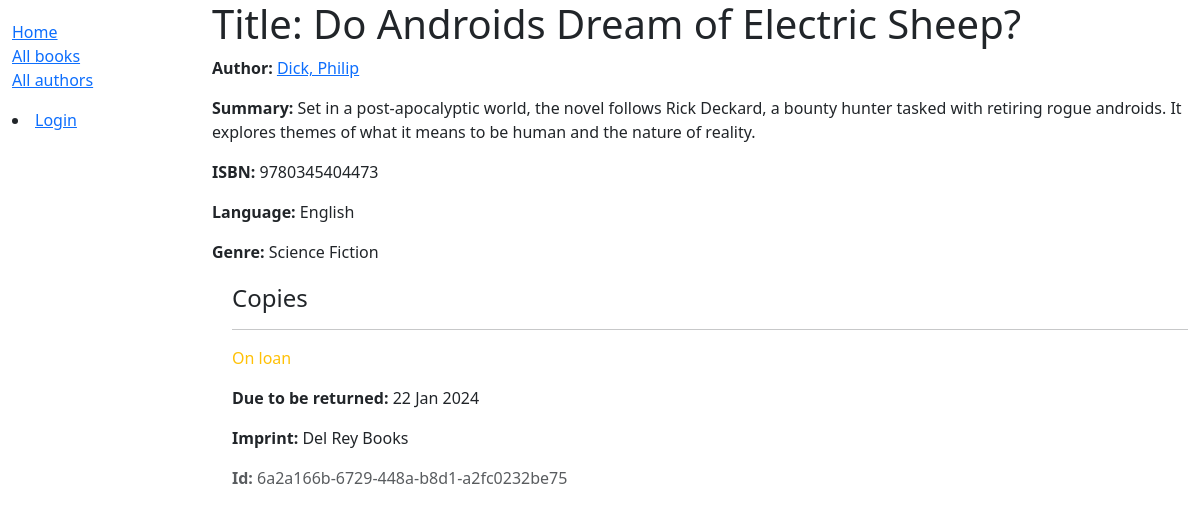
The app's page /catalog/book/7 with its own data.
### catalog/models.py (models this page shows, shortened)
class Book(models.Model):
    title = models.CharField(max_length=200)
    author = models.ForeignKey('Author', on_delete=models.RESTRICT, null=True)
    summary = models.TextField(
        max_length=1000, help_text="Enter a brief description of the book")
    isbn = models.CharField('ISBN', max_length=13,
                            unique=True,
                            help_text='13 Character <a href="https://www.isbn-international.org/content/what-isbn'
                                      '">ISBN number</a>')
    genre = models.ManyToManyField(
        Genre, help_text="Select a genre for this book")
    language = models.ForeignKey(
        'Language', on_delete=models.SET_NULL, null=True)
    class Meta:
        ordering = ['title', 'author']
    def display_genre(self):
        """Creates a string for the Genre. This is required to display genre in Admin."""
        return ', '.join([genre.name for genre in self.genre.all()[:3]])
    display_genre.short_description = 'Genre'

class Author(models.Model):
    first_name = models.CharField(max_length=100)
    last_name = models.CharField(max_length=100)
    date_of_birth = models.DateField(null=True, blank=True)
    date_of_death = models.DateField('died', null=True, blank=True)
    class Meta:
        ordering = ['last_name', 'first_name']
    def __str__(self):
        return f'{self.last_name}, {self.first_name}'

class Language(models.Model):
    name = models.CharField(max_length=200,
                            unique=True,
                            help_text="Enter the book's natural language (e.g. English, French, Japanese etc.)")
    def __str__(self):
        return self.name

class Genre(models.Model):
    name = models.CharField(
        max_length=200,
        unique=True,
        help_text="Enter a book genre (e.g. Science Fiction, French Poetry etc.)"
    )
    def __str__(self):
        return self.name

class BookInstance(models.Model):
    id = models.UUIDField(primary_key=True, default=uuid.uuid4,
                          help_text="Unique ID for this particular book across whole library")
    book = models.ForeignKey('Book', on_delete=models.RESTRICT, null=True)
    imprint = models.CharField(max_length=200)
    due_back = models.DateField(null=True, blank=True)
    LOAN_STATUS = (
        ('m', 'Maintenance'),
        ('o', 'On loan'),
        ('a', 'Available'),
        ('r', 'Reserved'),
    )
    status = models.CharField(
        max_length=1,
        choices=LOAN_STATUS,
        blank=True,
        default='m',
        help_text='Book availability',
    )
    borrower = models.ForeignKey(settings.AUTH_USER_MODEL, on_delete=models.SET_NULL, null=True, blank=True)
    class Meta:
        ordering = ['due_back']
        permissions = (("can_mark_returned", "Set book as returned"),)

### catalog/views.py (the view)
# urls.py: path('book/<int:pk>', views.BookDetailView.as_view(), name='book-detail'),
class BookDetailView(generic.DetailView):
    model = Book

### catalog/templates/catalog/book_detail.html
{% extends "catalog/base_generic.html" %}
{% block content %}
    <h1>Title: {{ book.title }}</h1>
    <p><strong>Author:</strong> <a href="">{{ book.author }}</a></p>
    <p><strong>Summary:</strong> {{ book.summary }}</p>
    <p><strong>ISBN:</strong> {{ book.isbn }}</p>
    <p><strong>Language:</strong> {{ book.language }}</p>
    <p><strong>Genre:</strong> {{ book.genre.all|join:", " }}</p>
    <div style="margin-left:20px;margin-top:20px">
        <h4>Copies</h4>
        {% for copy in book.bookinstance_set.all %}
            <hr/>
            <p class="{% if copy.status == 'a' %}text-success{% elif copy.status == 'm' %}text-danger{% else %}text-warning{% endif %}">
                {{ copy.get_status_display }}
            </p>
            {% if copy.status != 'a' %}
                <p><strong>Due to be returned:</strong> {{ copy.due_back }}</p>
            {% endif %}
            <p><strong>Imprint:</strong> {{ copy.imprint }}</p>
            <p class="text-muted"><strong>Id:</strong> {{ copy.id }}</p>
        {% endfor %}
    </div>
{% endblock %}

### records on screen
Book: author "Dick, Philip", summary "Set in a post-apocalyptic world, the novel follows Rick Deckard, a bounty hunter tasked with retiring rogue androids. It explores themes of what it means to be human and the nature of reality.", isbn "9780345404473", language "English", genre.all "Science Fiction"
BookInstance: status "On loan", due_back "22 Jan 2024", imprint "Del Rey Books", id "6a2a166b-6729-448a-b8d1-a2fc0232be75"
